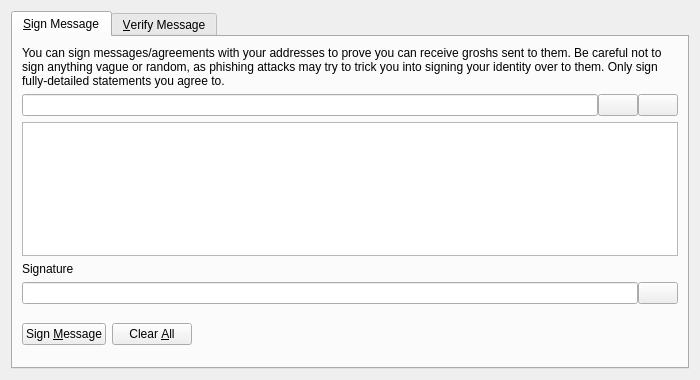
<?xml version="1.0" encoding="UTF-8"?>
<ui version="4.0">
 <class>SignVerifyMessageDialog</class>
 <widget class="QDialog" name="SignVerifyMessageDialog">
  <property name="geometry">
   <rect>
    <x>0</x>
    <y>0</y>
    <width>700</width>
    <height>380</height>
   </rect>
  </property>
  <property name="windowTitle">
   <string>Signatures - Sign / Verify a Message</string>
  </property>
  <property name="modal">
   <bool>true</bool>
  </property>
  <layout class="QVBoxLayout" name="verticalLayout">
   <item>
    <widget class="QTabWidget" name="tabWidget">
     <property name="currentIndex">
      <number>0</number>
     </property>
     <widget class="QWidget" name="tabSignMessage">
      <attribute name="title">
       <string>&amp;Sign Message</string>
      </attribute>
      <layout class="QVBoxLayout" name="verticalLayout_SM">
       <item>
        <widget class="QLabel" name="infoLabel_SM">
         <property name="text">
          <string>You can sign messages/agreements with your addresses to prove you can receive groshs sent to them. Be careful not to sign anything vague or random, as phishing attacks may try to trick you into signing your identity over to them. Only sign fully-detailed statements you agree to.</string>
         </property>
         <property name="textFormat">
          <enum>Qt::PlainText</enum>
         </property>
         <property name="wordWrap">
          <bool>true</bool>
         </property>
        </widget>
       </item>
       <item>
        <layout class="QHBoxLayout" name="horizontalLayout_1_SM">
         <property name="spacing">
          <number>0</number>
         </property>
         <item>
          <widget class="QValidatedLineEdit" name="addressIn_SM">
           <property name="toolTip">
            <string>The Grosh address to sign the message with</string>
           </property>
          </widget>
         </item>
         <item>
          <widget class="QPushButton" name="addressBookButton_SM">
           <property name="toolTip">
            <string>Choose previously used address</string>
           </property>
           <property name="text">
            <string/>
           </property>
           <property name="icon">
            <iconset resource="../bitcoin.qrc">
             <normaloff>:/icons/address-book</normaloff>:/icons/address-book</iconset>
           </property>
           <property name="shortcut">
            <string>Alt+A</string>
           </property>
           <property name="autoDefault">
            <bool>false</bool>
           </property>
          </widget>
         </item>
         <item>
          <widget class="QPushButton" name="pasteButton_SM">
           <property name="toolTip">
            <string>Paste address from clipboard</string>
           </property>
           <property name="text">
            <string/>
           </property>
           <property name="icon">
            <iconset resource="../bitcoin.qrc">
             <normaloff>:/icons/editpaste</normaloff>:/icons/editpaste</iconset>
           </property>
           <property name="shortcut">
            <string>Alt+P</string>
           </property>
           <property name="autoDefault">
            <bool>false</bool>
           </property>
          </widget>
         </item>
        </layout>
       </item>
       <item>
        <widget class="QPlainTextEdit" name="messageIn_SM">
         <property name="toolTip">
          <string>Enter the message you want to sign here</string>
         </property>
        </widget>
       </item>
       <item>
        <widget class="QLabel" name="signatureLabel_SM">
         <property name="text">
          <string>Signature</string>
         </property>
         <property name="textFormat">
          <enum>Qt::PlainText</enum>
         </property>
        </widget>
       </item>
       <item>
        <layout class="QHBoxLayout" name="horizontalLayout_2_SM">
         <property name="spacing">
          <number>0</number>
         </property>
         <item>
          <widget class="QLineEdit" name="signatureOut_SM">
           <property name="font">
            <font>
             <italic>true</italic>
            </font>
           </property>
           <property name="readOnly">
            <bool>true</bool>
           </property>
          </widget>
         </item>
         <item>
          <widget class="QPushButton" name="copySignatureButton_SM">
           <property name="toolTip">
            <string>Copy the current signature to the system clipboard</string>
           </property>
           <property name="text">
            <string/>
           </property>
           <property name="icon">
            <iconset resource="../bitcoin.qrc">
             <normaloff>:/icons/editcopy</normaloff>:/icons/editcopy</iconset>
           </property>
           <property name="autoDefault">
            <bool>false</bool>
           </property>
          </widget>
         </item>
        </layout>
       </item>
       <item>
        <layout class="QHBoxLayout" name="horizontalLayout_3_SM">
         <item>
          <widget class="QPushButton" name="signMessageButton_SM">
           <property name="toolTip">
            <string>Sign the message to prove you own this Grosh address</string>
           </property>
           <property name="text">
            <string>Sign &amp;Message</string>
           </property>
           <property name="icon">
            <iconset resource="../bitcoin.qrc">
             <normaloff>:/icons/edit</normaloff>:/icons/edit</iconset>
           </property>
           <property name="autoDefault">
            <bool>false</bool>
           </property>
          </widget>
         </item>
         <item>
          <widget class="QPushButton" name="clearButton_SM">
           <property name="toolTip">
            <string>Reset all sign message fields</string>
           </property>
           <property name="text">
            <string>Clear &amp;All</string>
           </property>
           <property name="icon">
            <iconset resource="../bitcoin.qrc">
             <normaloff>:/icons/remove</normaloff>:/icons/remove</iconset>
           </property>
           <property name="autoDefault">
            <bool>false</bool>
           </property>
          </widget>
         </item>
         <item>
          <spacer name="horizontalSpacer_1_SM">
           <property name="orientation">
            <enum>Qt::Horizontal</enum>
           </property>
           <property name="sizeHint" stdset="0">
            <size>
             <width>40</width>
             <height>48</height>
            </size>
           </property>
          </spacer>
         </item>
         <item>
          <widget class="QLabel" name="statusLabel_SM">
           <property name="font">
            <font>
             <weight>75</weight>
             <bold>true</bold>
            </font>
           </property>
           <property name="text">
            <string/>
           </property>
           <property name="wordWrap">
            <bool>true</bool>
           </property>
          </widget>
         </item>
         <item>
          <spacer name="horizontalSpacer_2_SM">
           <property name="orientation">
            <enum>Qt::Horizontal</enum>
           </property>
           <property name="sizeHint" stdset="0">
            <size>
             <width>40</width>
             <height>48</height>
            </size>
           </property>
          </spacer>
         </item>
        </layout>
       </item>
      </layout>
     </widget>
     <widget class="QWidget" name="tabVerifyMessage">
      <attribute name="title">
       <string>&amp;Verify Message</string>
      </attribute>
      <layout class="QVBoxLayout" name="verticalLayout_VM">
       <item>
        <widget class="QLabel" name="infoLabel_VM">
         <property name="text">
          <string>Enter the receiver's address, message (ensure you copy line breaks, spaces, tabs, etc. exactly) and signature below to verify the message. Be careful not to read more into the signature than what is in the signed message itself, to avoid being tricked by a man-in-the-middle attack. Note that this only proves the signing party receives with the address, it cannot prove sendership of any transaction!</string>
         </property>
         <property name="textFormat">
          <enum>Qt::PlainText</enum>
         </property>
         <property name="alignment">
          <set>Qt::AlignLeading|Qt::AlignLeft|Qt::AlignTop</set>
         </property>
         <property name="wordWrap">
          <bool>true</bool>
         </property>
        </widget>
       </item>
       <item>
        <layout class="QHBoxLayout" name="horizontalLayout_1_VM">
         <property name="spacing">
          <number>0</number>
         </property>
         <item>
          <widget class="QValidatedLineEdit" name="addressIn_VM">
           <property name="toolTip">
            <string>The Grosh address the message was signed with</string>
           </property>
          </widget>
         </item>
         <item>
          <widget class="QPushButton" name="addressBookButton_VM">
           <property name="toolTip">
            <string>Choose previously used address</string>
           </property>
           <property name="text">
            <string/>
           </property>
           <property name="icon">
            <iconset resource="../bitcoin.qrc">
             <normaloff>:/icons/address-book</normaloff>:/icons/address-book</iconset>
           </property>
           <property name="shortcut">
            <string>Alt+A</string>
           </property>
           <property name="autoDefault">
            <bool>false</bool>
           </property>
          </widget>
         </item>
        </layout>
       </item>
       <item>
        <widget class="QPlainTextEdit" name="messageIn_VM"/>
       </item>
       <item>
        <widget class="QValidatedLineEdit" name="signatureIn_VM"/>
       </item>
       <item>
        <layout class="QHBoxLayout" name="horizontalLayout_2_VM">
         <item>
          <widget class="QPushButton" name="verifyMessageButton_VM">
           <property name="toolTip">
            <string>Verify the message to ensure it was signed with the specified Grosh address</string>
           </property>
           <property name="text">
            <string>Verify &amp;Message</string>
           </property>
           <property name="icon">
            <iconset resource="../bitcoin.qrc">
             <normaloff>:/icons/transaction_0</normaloff>:/icons/transaction_0</iconset>
           </property>
           <property name="autoDefault">
            <bool>false</bool>
           </property>
          </widget>
         </item>
         <item>
          <widget class="QPushButton" name="clearButton_VM">
           <property name="toolTip">
            <string>Reset all verify message fields</string>
           </property>
           <property name="text">
            <string>Clear &amp;All</string>
           </property>
           <property name="icon">
            <iconset resource="../bitcoin.qrc">
             <normaloff>:/icons/remove</normaloff>:/icons/remove</iconset>
           </property>
           <property name="autoDefault">
            <bool>false</bool>
           </property>
          </widget>
         </item>
         <item>
          <spacer name="horizontalSpacer_1_VM">
           <property name="orientation">
            <enum>Qt::Horizontal</enum>
           </property>
           <property name="sizeHint" stdset="0">
            <size>
             <width>40</width>
             <height>48</height>
            </size>
           </property>
          </spacer>
         </item>
         <item>
          <widget class="QLabel" name="statusLabel_VM">
           <property name="font">
            <font>
             <weight>75</weight>
             <bold>true</bold>
            </font>
           </property>
           <property name="text">
            <string/>
           </property>
           <property name="wordWrap">
            <bool>true</bool>
           </property>
          </widget>
         </item>
         <item>
          <spacer name="horizontalSpacer_2_VM">
           <property name="orientation">
            <enum>Qt::Horizontal</enum>
           </property>
           <property name="sizeHint" stdset="0">
            <size>
             <width>40</width>
             <height>48</height>
            </size>
           </property>
          </spacer>
         </item>
        </layout>
       </item>
      </layout>
     </widget>
    </widget>
   </item>
  </layout>
 </widget>
 <customwidgets>
  <customwidget>
   <class>QValidatedLineEdit</class>
   <extends>QLineEdit</extends>
   <header>qt/qvalidatedlineedit.h</header>
  </customwidget>
 </customwidgets>
 <resources>
  <include location="../bitcoin.qrc"/>
 </resources>
 <connections/>
</ui>
